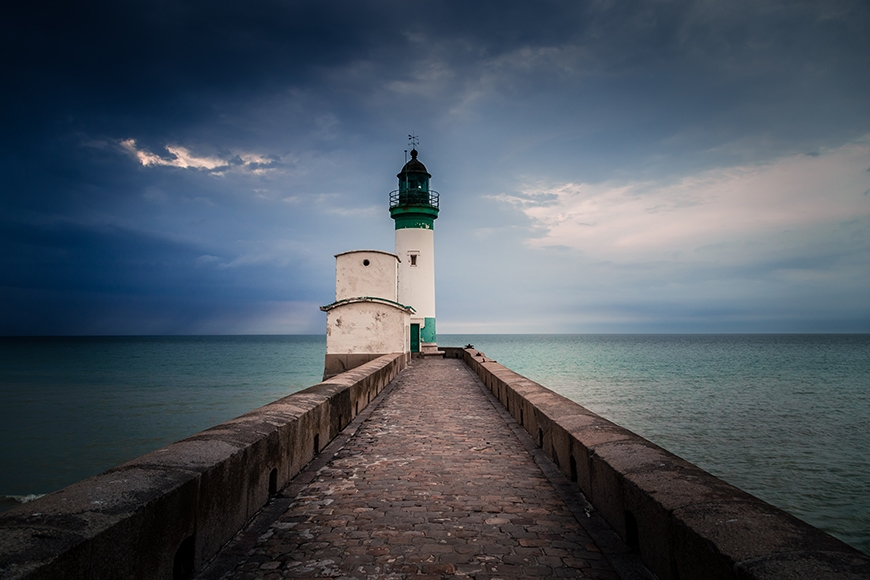
#> input picture Laboratorio 1/vignetting6.jpg, 870 x 580 px, found by its file name
$ jupyter execute Laboratorio_1.ipynb   (shell and % lines are left out)
#> lines starting #> are read from the running program, lines starting #| are printed output that depends on the picture
#> further down, img1 is the input picture: shape (580, 870, 3); mean R, G, B 76, 85.3, 95.8
# Corrección del vignetting en imágenes

## 1. Integrantes del grupo

Este trabajo pertenece al Grupo 18 - Equipo 3. Los integrantes somos:
- Irene Fanjul i Penella
- Miguel Jiménez Gomis
- Carles Serra Vendrell
- Adrián Bañuls Arias
- Miriam Pardo Cuesta

## 2. Organización de las reuniones

| Reuniones | Descripción |
|------------|:-----------------------------------------------------------------------------------------------------------------------:|
| 17/12/2020 | Planificación de tareas a realizar. Elección anomalía. |
| 26/12/2020 | Puesta en común de las posible soluciones investigadas. |
| 03/01/2021 | Elección de la solución que proporciona mejores resultados. Elaboración de la memoria y analisis de las conclusiones. |

Todos los integrantes del grupo han participado en todas las reuniones.

## 3. Descripción del problema

El vignetting o viñeteado ocurre cuando en las fotografías aparecen los bordes más oscuros. Es decir, la luminosidad o saturación se reduce hacia la periferia de la imagen, mientras que el centro de ésta se conserva intacto. Este efecto tiene una simetría radial y ocurre muchas veces debido a los ajustes de la cámara o las limitaciones de las lentes.

En este notebook se propone una solución para corregir el vignetting. Para ello, se ha construido un filtro Gaussiano. La propuesta de solución se puede ver con más detalle en el siguiente apartado.

## 4. Solución propuesta

La solución que se propone en este trabajo se ha obtenido a partir del concepto de cómo se crea el vignetting en las imágenes. Analizando el código que se emplea para crear este filtro [[1]](#bib) y aplicando lógica inversa, se ha obtenido una solución capaz de eliminar el efecto vignetting de las imágenes.

[cell 1]
# Aquí se importan las librerías necesarias y se define la función que aplica la corrección del vignetting.

import cv2
import numpy as np
import matplotlib.pyplot as plt
from skimage import io

def correccion_vignetting(img, sigma1, sigma2):
    """Esta función toma como argumentos la imagen a corregir y los parámetros sigma1 y sigma2.

    img -- Imagen a procesar
    sigma1 -- Desviación estándar Gaussiana (en anchura).
    sigma2 -- Desviación estándar Gaussiana (en altura).
    """
#> called with sigma1 = 270, sigma2 = 270

    height, width, rgb = img.shape
#> height = 580; width = 870; rgb = 3
    original = img.copy()

    # Generamos un kernel Gaussiano 2D, el cual utilizaremos para corregir el vignetting de la imagen
    kernel_w = cv2.getGaussianKernel(width, sigma1)
    kernel_h = cv2.getGaussianKernel(height, sigma2)
    kernel = kernel_h * kernel_w.T

    # Normalizamos el filtro Gaussiano para que tome valores en el intervalo [0,1]
    filtro = kernel / np.max(kernel)

    for i in range(height):
        for j in range(width):
            if (filtro[i,j]==0.0):
                filtro[i,j]=0.0001 # No puede haber valores nulos en el filtro, puesto que estará dividiendo
            else:
                continue
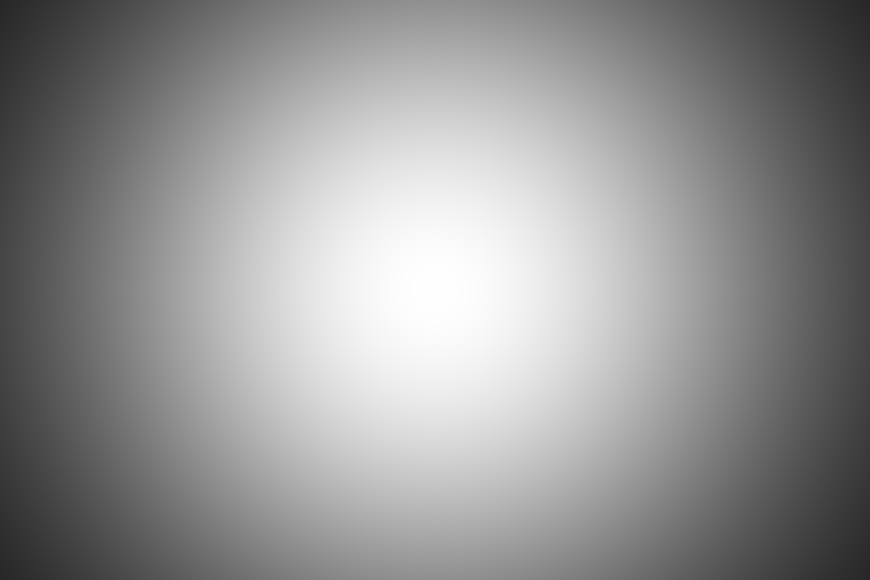
#> filtro: shape (580, 870) float64; min 0.154, max 1, mean 0.581

    # Los diferentes canales de color de la imagen original
    redi = original[:,:,0]
    greeni = original[:,:,1]
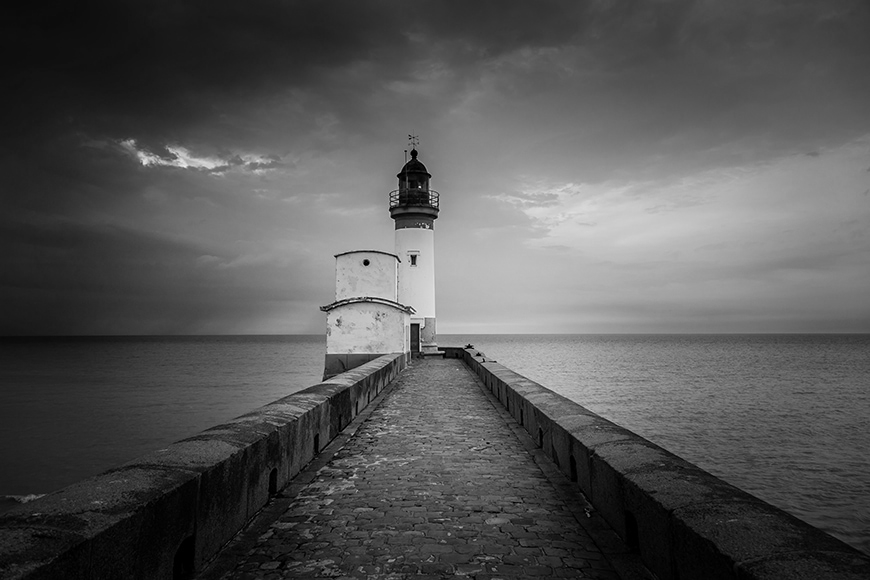
#> greeni: shape (580, 870); min 0, max 242, mean 85.3
    bluei = original[:,:,2]

    """
    El filtro se aplica a cada canal de color de la imagen de entrada. El filtro
    tiene valores cercanos a cero en las mismas posiciones que los márgenes de la imagen
    de entrada y valores cercanos a uno en la zona central. Por consiguiente, al aplicar
    el filtro a la imagen de entrada en forma de división, los márgenes de ésta tomarán
    valores más alejados de 0 (del negro) y se eliminará el vignetting. En cambio, los
    píxeles en la zona central de la imagen no se verán muy afectados puesto que se
    dividen por valores próximos a la unidad.
    """
    for i in range(rgb):
        img[:,:,i] = np.where((img[:,:,i]/filtro) < 255, img[:,:,i]/filtro, 255)
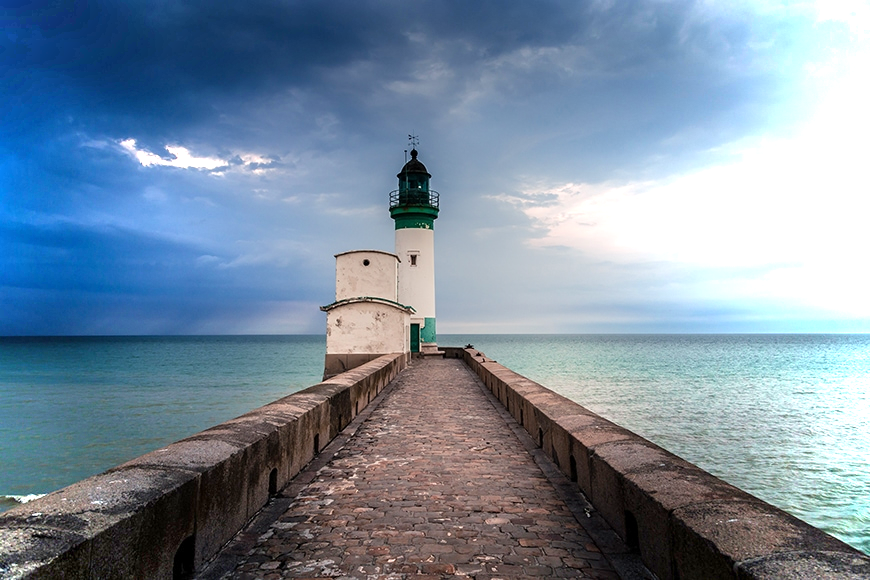
#> img: shape (580, 870, 3); mean R, G, B 121.4, 140.6, 159.2

    # Los diferentes canales de color de la imagen final
    redf = img[:,:,0]
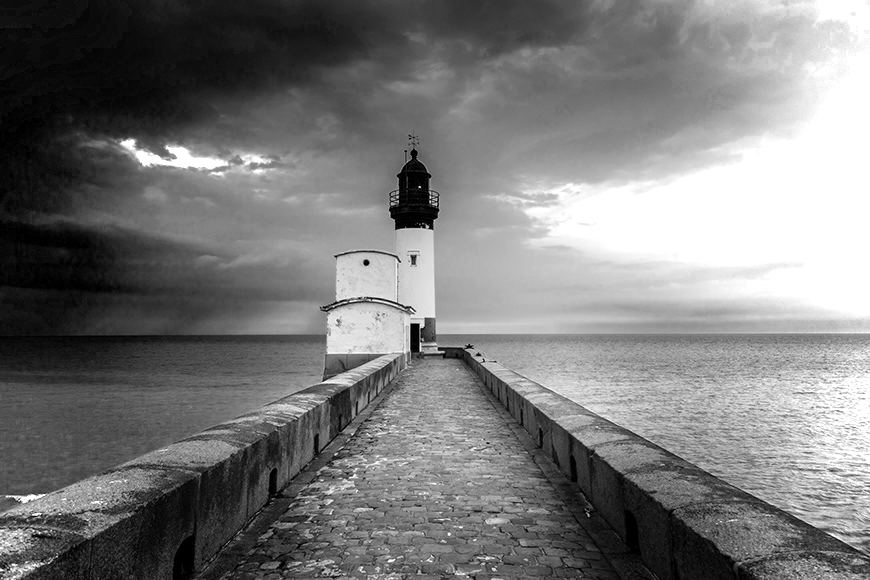
#> redf: shape (580, 870); min 0, max 255, mean 121.4
    greenf = img[:,:,1]
    bluef = img[:,:,2]
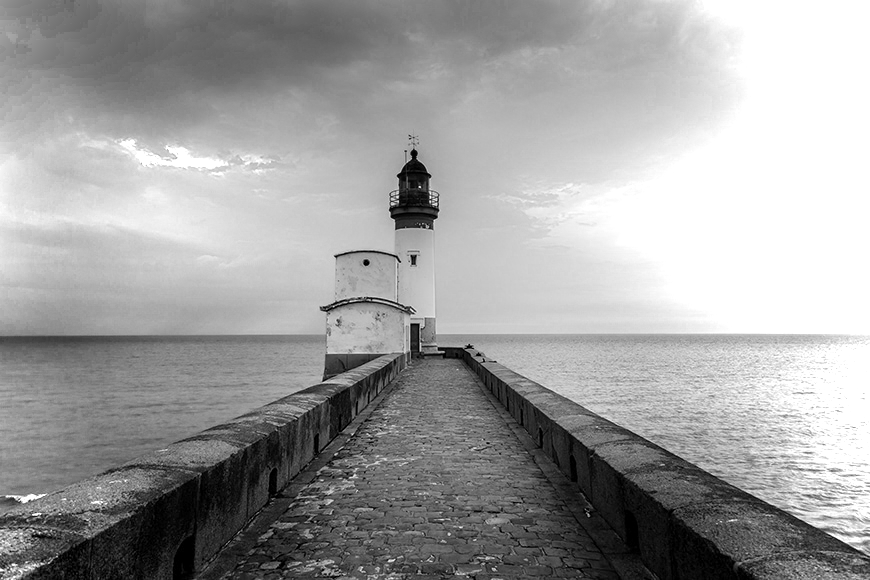
#> bluef: shape (580, 870); min 0, max 255, mean 159.2

    # Se muestran los histogramas por canales, tanto de la imagen inicial como de la final.
    # De esta manera, se puede observar el efecto que tiene nuestro filtro en la imagen original.
    f, ((ax1, ax2, ax3), (ax4, ax5, ax6)) = plt.subplots(nrows=2, ncols=3, figsize=(20,5))
    ax1.set_title('Histograma del color rojo en la imagen original')
    ax1.hist(redi.ravel(), 256, [0,256], color='r')
    ax2.set_title('Histograma del color verde en la imagen original')
    ax2.hist(greeni.ravel(), 256, [0,256], color='g')
    ax3.set_title('Histograma del color azul en la imagen original')
    ax3.hist(bluei.ravel(), 256, [0,256], color='b')
    ax4.set_title('Histograma del color rojo en la imagen final')
    ax4.hist(redf.ravel(), 256, [0,256], color='r')
    ax5.set_title('Histograma del color verde en la imagen final')
    ax5.hist(greenf.ravel(), 256, [0,256], color='g')
    ax6.set_title('Histograma del color azul en la imagen final')
    ax6.hist(bluef.ravel(), 256, [0,256], color='b')
    plt.tight_layout()
    plt.show()
#> figure, not shown here; panel 1: tallest bar 9474 high, from x = 3 to 4; panel 2: tallest bar 4885 high, from x = 33 to 34; panel 3: tallest bar 4136 high, from x = 87 to 88; panel 4: tallest bar 39764 high, from x = 255 to 256

    # Se muestra la imagen inicial y la imagen corregida
    f, (o, sv) = plt.subplots(ncols=2, figsize=(20,20))
    o.set_title('Imagen original')
    o.imshow(original)
    sv.set_title('Imagen corregida')
    sv.imshow(img)

## 5. Ejecución paso a paso

Se han escogido 2 imágenes afectadas por el efecto vignetting y se ha procedido a aplicar la función definida para corregirlas.
En este apartado se puede ver que, parametrizando el algoritmo, sirve para corregir el artefacto en sí, independientemente de la imagen.

### 5.1. Primera imagen

[cell 2]
# Se carga la imagen que se quiere corregir

from PIL import Image
img1 = np.array(Image.open('/content/Vignetting-correction/vignetting6.jpg'))

plt.imshow(img1)
# Para que no aparezcan los números en los ejes
plt.axis('off')
plt.show()

Ahora, se aplica el algoritmo propuesto para la corrección del vignetting.

Los parámetros sigma1 y sigma2 se han escogido mediante ensayo y error, buscando emplear unos valores que proporcionen una buena solución. Cuanto más altos sean estos valores, más suave será la corrección que se aplica, mientras que cuanto más bajos sean más fuerte será la corrección.

Unos valores de sigma demasiado bajos producirán una saturación del brillo en la imagen. En cambio, si los valores son altos la corrección que se hace del vignetting es más suave, llegando al punto de que si se usan valores demasiado altos no se observará ningún tipo de modificación de la imagen final respecto a la imagen inicial.

[cell 3]
correccion_vignetting(img1,270,270)

### 5.2. Segunda imagen

[cell 4]
# Se carga la imagen que se quiere corregir

img2 = io.imread('/content/Vignetting-correction/vignetting9.jpg')
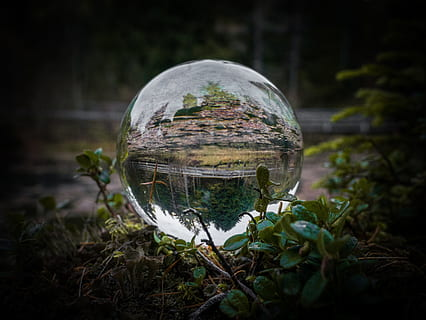
#> input picture Laboratorio 1/vignetting9.jpg, 426 x 320 px, found by its file name
#> img2 is the input picture: shape (320, 426, 3); mean R, G, B 40.8, 41.9, 34.4

plt.imshow(img2)
# Para que no aparezcan los números en los ejes
plt.axis('off')
plt.show()

Para corregir del vignetting, se aplica el algoritmo propuesto.

Al igual que en la imagen anterior, se escogen sigma1 y sigma2 buscando la mejor corrección posible.

[cell 5]
correccion_vignetting(img2,110,110)
#> call 2 of correccion_vignetting, with sigma1 = 110, sigma2 = 110
#> after the loop in correccion_vignetting (call 2), `for i in range(height):`:
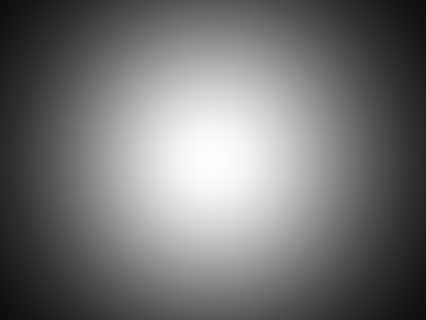
#> filtro: shape (320, 426) float64; min 0.0541, max 1, mean 0.451
#> after the loop in correccion_vignetting (call 2), `for i in range(rgb):`:
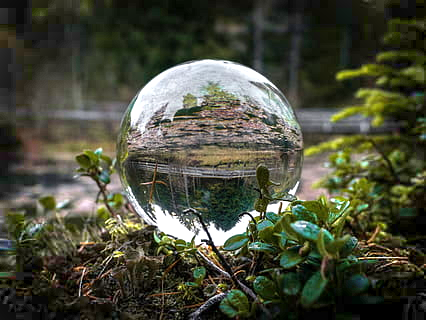
#> img: shape (320, 426, 3); mean R, G, B 72.8, 75, 57.9
#> in correccion_vignetting (call 2), `bluef = img[:,:,2]`:
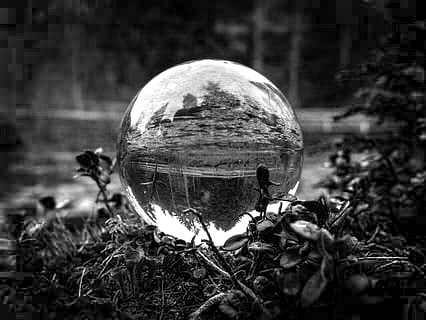
#> bluef: shape (320, 426); min 0, max 255, mean 57.9
#> in correccion_vignetting (call 2), `plt.show()`:
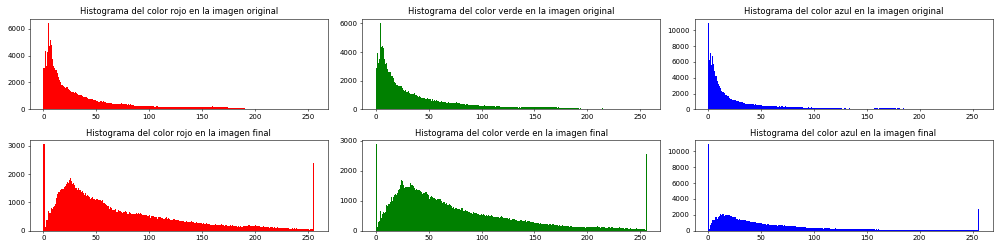
#> figure drawn by matplotlib, 6 panels; panel 1: tallest bar 6426 high, from x = 4 to 5; panel 2: tallest bar 6035 high, from x = 4 to 5; panel 3: tallest bar 10916 high, from x = 0 to 1; panel 4: tallest bar 3058 high, from x = 0 to 1
